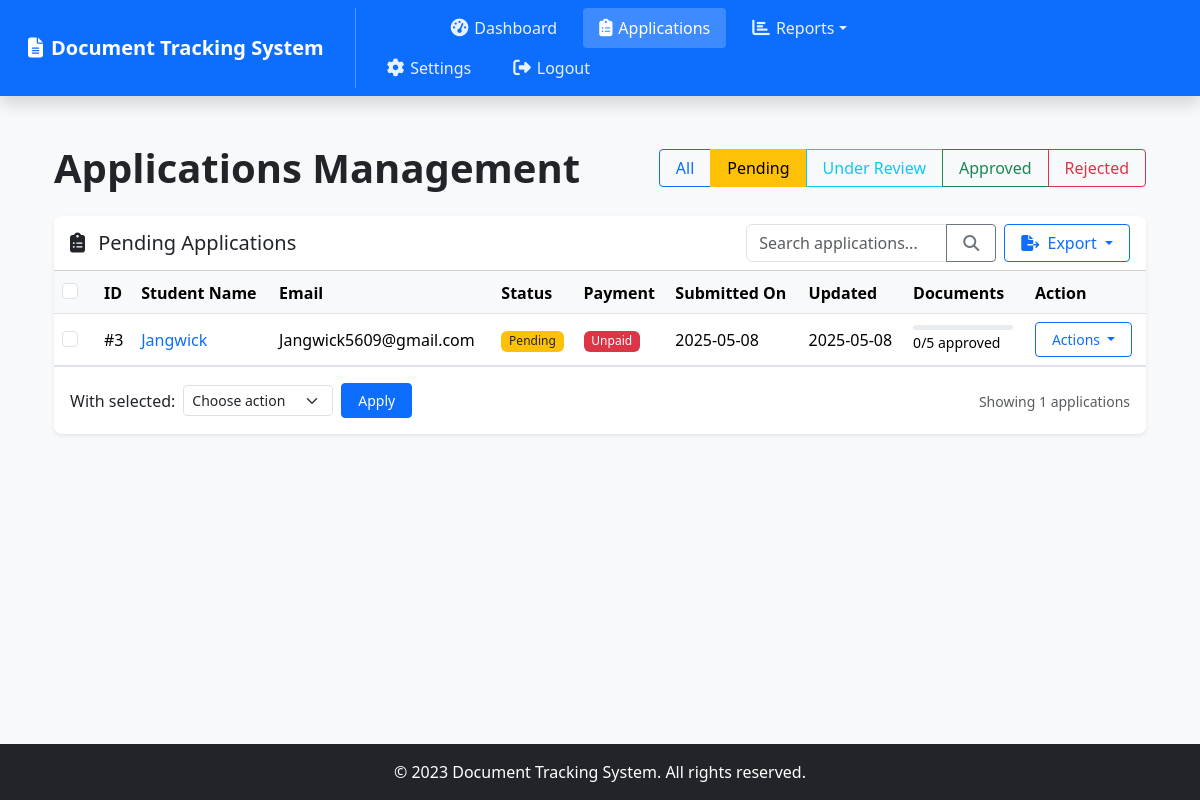
Page /admin/applications?status=Pending (signed in) on the committed database.
### app.py (models this page shows, shortened)
class Application(db.Model):
    id = db.Column(db.Integer, primary_key=True)
    user_id = db.Column(db.Integer, db.ForeignKey('user.id'), nullable=False)
    status = db.Column(db.String(50), default='Pending')
    created_at = db.Column(db.DateTime, default=datetime.utcnow)
    updated_at = db.Column(db.DateTime, default=datetime.utcnow, onupdate=datetime.utcnow)
    payment_status = db.Column(db.String(20), default='Unpaid')
    documents = db.relationship('Document', backref='application', lazy=True)

class User(db.Model, UserMixin):
    id = db.Column(db.Integer, primary_key=True)
    username = db.Column(db.String(100), unique=True, nullable=False)
    email = db.Column(db.String(120), unique=True, nullable=False)
    password = db.Column(db.String(200), nullable=False)
    role = db.Column(db.String(20), default='student')
    profile_picture = db.Column(db.String(200), default='default.jpg')
    created_at = db.Column(db.DateTime, default=datetime.utcnow)
    applications = db.relationship('Application', backref='user', lazy=True)

### app.py (the view)
@app.route('/admin/applications')
@login_required
def admin_applications():
    if current_user.role != 'admin':
        flash('Access denied', 'danger')
        return redirect(url_for('dashboard'))
    status_filter = request.args.get('status', '')
    if status_filter:
        applications = Application.query.filter_by(status=status_filter).order_by(Application.updated_at.desc()).all()
    else:
        applications = Application.query.order_by(Application.updated_at.desc()).all()
    return render_template('admin/applications.html', applications=applications)

### app.py (called while the page is built)
@login_manager.user_loader
def load_user(user_id):
    return User.query.get(int(user_id))

@app.context_processor
def inject_notifications():
    def get_notifications():
        if current_user.is_authenticated:
            return Notification.query.filter_by(user_id=current_user.id, is_read=False).all()
        return []
    return dict(get_notifications=get_notifications)

@app.context_processor
def inject_now():
    def now():
        return datetime.utcnow()
    return dict(now=now)

@app.context_processor
def inject_user_logs():
    def get_user_logs(user_id, limit=5):
        return AuditLog.query.filter_by(user_id=user_id).order_by(AuditLog.timestamp.desc()).limit(limit).all()
    return dict(get_user_logs=get_user_logs)

### templates/admin/applications.html (shortened to what this page needs)
{% extends 'base.html' %}
{% block content %}
<div class="container-fluid py-4">
    <div class="d-flex justify-content-between align-items-center flex-wrap mb-4">
        <h1 class="fw-bold mb-3 mb-lg-0">Applications Management</h1>
        <div class="btn-group">
            <a href="{{ url_for('admin_applications') }}" class="btn {% if not request.args.get('status') %}btn-primary{% else %}btn-outline-primary{% endif %}">All</a>
            <a href="{{ url_for('admin_applications', status='Pending') }}" class="btn {% if request.args.get('status') == 'Pending' %}btn-warning{% else %}btn-outline-warning{% endif %}">Pending</a>
            <a href="{{ url_for('admin_applications', status='Under Review') }}" class="btn {% if request.args.get('status') == 'Under Review' %}btn-info{% else %}btn-outline-info{% endif %}">Under Review</a>
            <a href="{{ url_for('admin_applications', status='Approved') }}" class="btn {% if request.args.get('status') == 'Approved' %}btn-success{% else %}btn-outline-success{% endif %}">Approved</a>
            <a href="{{ url_for('admin_applications', status='Rejected') }}" class="btn {% if request.args.get('status') == 'Rejected' %}btn-danger{% else %}btn-outline-danger{% endif %}">Rejected</a>
        </div>
    </div>
    <div class="card shadow-sm">
        <div class="card-header bg-white">
            <div class="d-flex justify-content-between align-items-center flex-wrap">
                <h5 class="mb-3 mb-lg-0">
                    <i class="fas fa-clipboard-list me-2"></i>
                    {% if request.args.get('status') %}
                        {{ request.args.get('status') }} Applications
                    {% else %}
                        All Applications
                    {% endif %}
                </h5>
                <div class="d-flex gap-2 flex-wrap">
                    <div class="input-group" style="width: 250px;">
                        <input type="text" class="form-control" placeholder="Search applications..." id="applicationSearch">
                        <button class="btn btn-outline-secondary" type="button">
                            <i class="fas fa-search"></i>
                        </button>
                    </div>
                    <div class="dropdown">
                        <button class="btn btn-outline-primary dropdown-toggle" type="button" id="exportDropdown" data-bs-toggle="dropdown" aria-expanded="false">
                            <i class="fas fa-file-export me-1"></i> Export
                        </button>
                    </div>
                </div>
            </div>
        </div>
        <div class="card-body p-0">
            {% if applications %}
                <form action="{{ url_for('bulk_application_action') }}" method="POST">
                    <div class="table-responsive">
                        <table class="table table-hover align-middle mb-0" id="applicationsTable">
                            <thead>
                                <tr>
                                    <th>
                                        <div class="form-check">
                                            <input class="form-check-input" type="checkbox" id="selectAllApplications">
                                        </div>
                                    </th>
                                    <th>ID</th>
                                    <th>Student Name</th>
                                    <th>Email</th>
                                    <th>Status</th>
                                    <th>Payment</th>
                                    <th>Submitted On</th>
                                    <th>Updated</th>
                                    <th>Documents</th>
                                    <th>Action</th>
                                </tr>
                            </thead>
                            <tbody>
                                {% for application in applications %}
                                <tr>
                                    <td>
                                        <div class="form-check">
                                            <input class="form-check-input application-checkbox" type="checkbox" name="application_ids" value="{{ application.id }}">
                                        </div>
                                    </td>
                                    <td>#{{ application.id }}</td>
                                    <td>
                                        <a href="{{ url_for('admin_user_detail', user_id=application.user.id) }}" class="text-decoration-none">
                                            {{ application.user.username }}
                                        </a>
                                    </td>
                                    <td>{{ application.user.email }}</td>
                                    <td>
                                        {% if application.status == 'Pending' %}
                                            <span class="badge bg-warning text-dark">{{ application.status }}</span>
                                        {% elif application.status == 'Under Review' %}
                                            <span class="badge bg-info">{{ application.status }}</span>
                                        {% elif application.status == 'Approved' %}
                                            <span class="badge bg-success">{{ application.status }}</span>
                                        {% elif application.status == 'Rejected' %}
                                            <span class="badge bg-danger">{{ application.status }}</span>
                                        {% else %}
                                            <span class="badge bg-secondary">{{ application.status }}</span>
                                        {% endif %}
                                    </td>
                                    <td>
                                        {% if application.payment_status == 'Paid' %}
                                            <span class="badge bg-success">{{ application.payment_status }}</span>
                                        {% else %}
                                            <span class="badge bg-danger">{{ application.payment_status }}</span>
                                        {% endif %}
                                    </td>
                                    <td>{{ application.created_at.strftime('%Y-%m-%d') }}</td>
                                    <td>{{ application.updated_at.strftime('%Y-%m-%d') }}</td>
                                    <td>
                                        {% set document_count = application.documents|length %}
                                        {% set approved_count = application.documents|selectattr('status', 'equalto', 'Approved')|list|length %}
                                        {% if document_count > 0 %}
                                            <div class="progress" style="height: 5px; width: 100px;">
                                            </div>
                                            <small>{{ approved_count }}/{{ document_count }} approved</small>
                                        {% else %}
                                            <span class="badge bg-danger">No documents</span>
                                        {% endif %}
                                    </td>
                                    <td>
                                        <div class="dropdown">
                                            <button class="btn btn-sm btn-outline-primary dropdown-toggle" type="button" data-bs-toggle="dropdown">
                                                Actions
                                            </button>
                                        </div>
                                    </td>
                                </tr>
                                {% endfor %}
                            </tbody>
                        </table>
                    </div>
                    <div class="p-3 border-top">
                        <div class="row align-items-center">
                            <div class="col-md-6">
                                <div class="d-flex align-items-center">
                                    <label class="me-2">With selected:</label>
                                    <select class="form-select form-select-sm" name="action" style="width: 150px">
                                        <option value="">Choose action</option>
                                    </select>
                                    <button type="submit" class="btn btn-sm btn-primary ms-2">Apply</button>
                                </div>
                            </div>
                            <div class="col-md-6 text-md-end mt-3 mt-md-0">
                                <small class="text-muted">Showing {{ applications|length }} applications</small>
                            </div>
                        </div>
                    </div>
                </form>
            {% else %}
                <div class="p-4 text-center">
                    <i class="fas fa-clipboard-list fa-3x text-muted mb-3"></i>
                    <h5>No Applications Found</h5>
                    <p class="text-muted">There are no applications that match your criteria.</p>
                </div>
            {% endif %}
        </div>
    </div>
</div>
{% endblock %}

### static/css/style.css (style rules this page uses)
body { font-family: 'Segoe UI', Tahoma, Geneva, Verdana, sans-serif; background-color: #f8f9fa; }
.card { border-radius: 0.5rem; border: none; box-shadow: 0 0.125rem 0.25rem rgba(0, 0, 0, 0.075); transition: transform 0.3s ease-in-out, box-shadow 0.3s ease-in-out; }
.card-header { border-top-left-radius: 0.5rem !important; border-top-right-radius: 0.5rem !important; font-weight: 600; }
.btn { border-radius: 0.25rem; padding: 0.375rem 1rem; font-weight: 500; }
.btn-primary { background-color: #0d6efd; border-color: #0d6efd; }
.progress { border-radius: 0.25rem; height: 0.5rem; }
.table th { font-weight: 600; background-color: #f8f9fa; }
.badge { font-weight: 500; padding: 0.35em 0.65em; }

### templates/base.html (style rules this page uses)
html, body { height: 100%; margin: 0; }
body { display: flex; flex-direction: column; min-height: 100vh; }

### rows in the picture
Application: id "3", user.username "Jangwick", user.email "Jangwick5609@gmail.com", status "Pending", payment_status "Unpaid", created_at "2025-05-08", updated_at "2025-05-08", approved_count "0", document_count "5"

### other values in the picture
{{ request.args.get('status') }} "Pending"
{{ applications|length }} "1"
